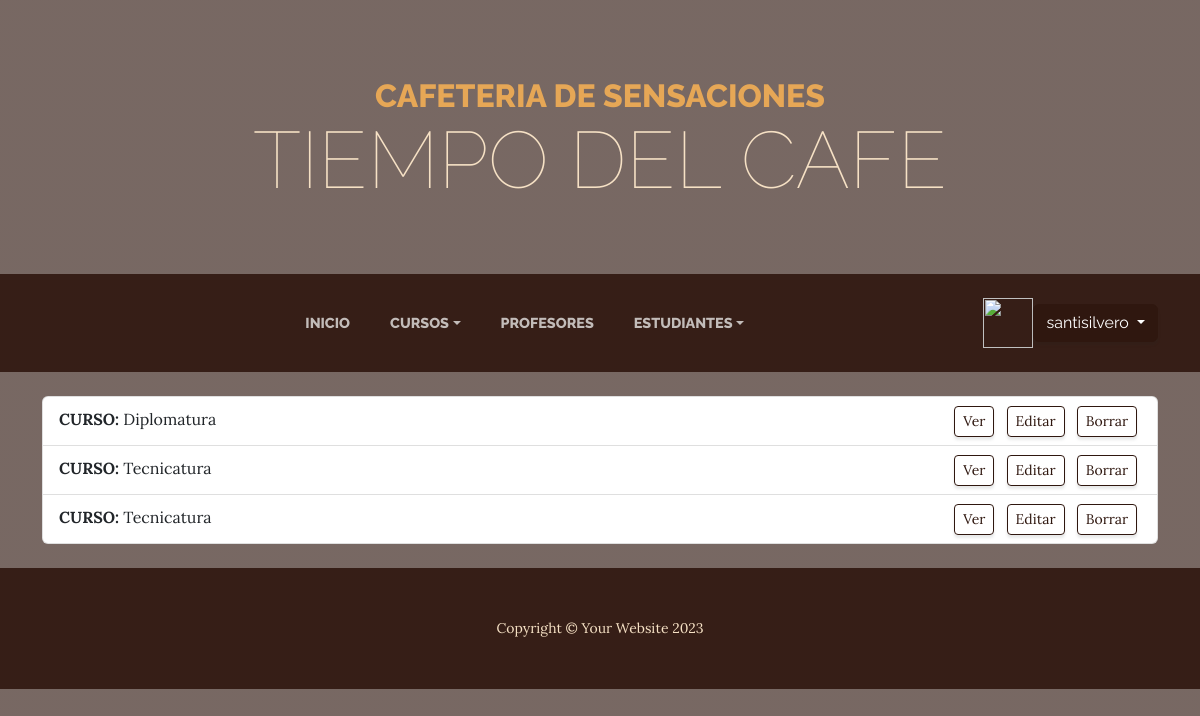
The app's page /clases/lista/ (signed in), older data.
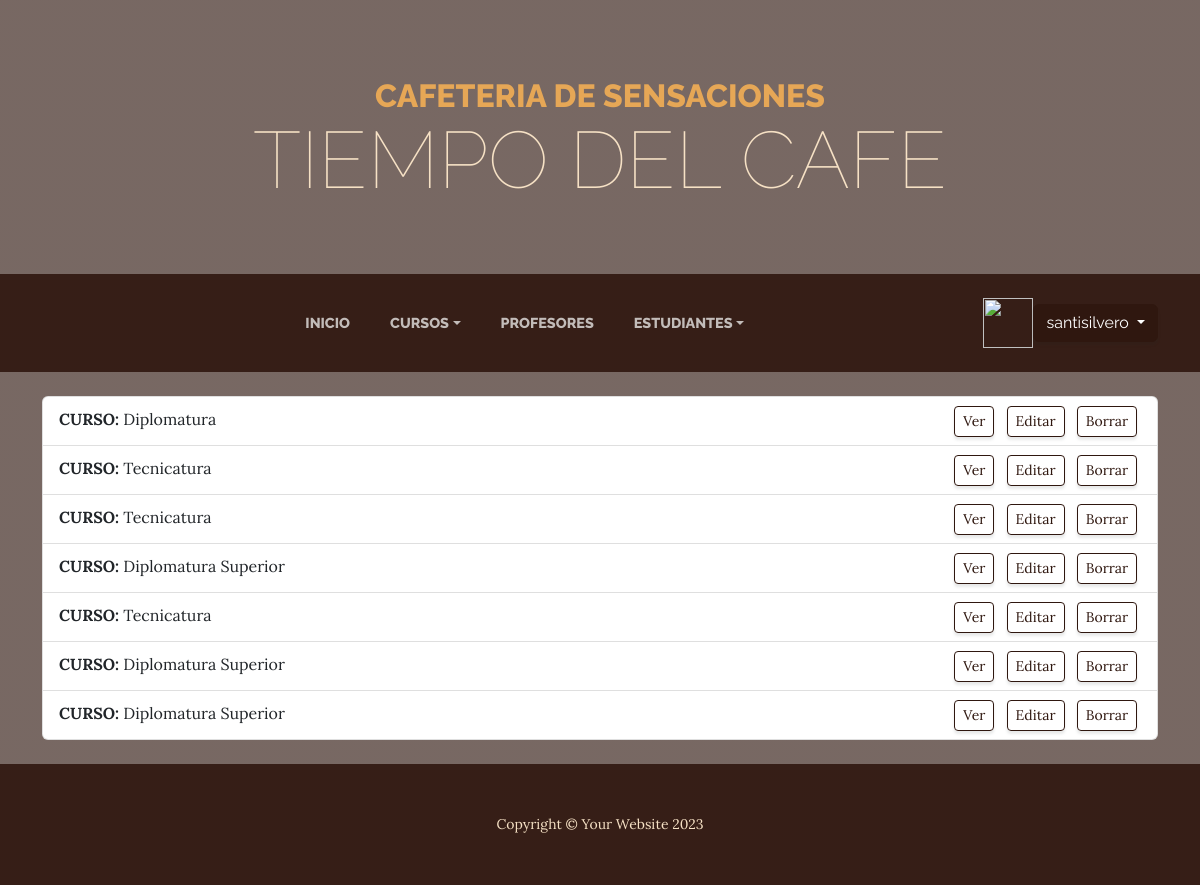
The same page, newer data.
### AppProyecto/models.py (models this page shows, shortened)
class Curso(models.Model):
    curso = models.CharField(max_length=40)
    camada = models.IntegerField()

### AppProyecto/views_clases.py (the view)
# urls.py: path('clases/lista/', views_clases.CursoListView.as_view(), name='List'),
class CursoListView(LoginRequiredMixin, ListView):
    model = Curso
    template_name = "AppProyecto/Vista_Clase/curso_list.html"
    def get(self, request, *args, **kwargs):
        response = super().get(request, *args, **kwargs)
        for curso in self.get_queryset():
            print(f"Curso: {curso.curso}, Camada: {curso.camada}")
        return response

### AppProyecto/templates/appproyecto/Vista_Clase/curso_list.html
{% extends "AppProyecto/padre.html" %}
{% block contenidoQueCambia %}
<div class="container mt-4">
    <ul class="list-group">
        {% for curso in object_list %}
        <li class="list-group-item d-flex justify-content-between align-items-center">
            <div>
                <p class="mb-1"><strong>CURSO:</strong> {{ curso.curso }}</p>
            </div>
            <div>
                <a href="{% url 'Detail' curso.id %}" class="btn btn-outline-secondary btn-sm mx-1">Ver</a>
                <a href="{% url 'Edit' curso.id %}" class="btn btn-outline-secondary btn-sm mx-1">Editar</a>
                <a href="{% url 'Delete' curso.id %}" class="btn btn-outline-secondary btn-sm mx-1">Borrar</a>
            </div>
        </li>
        {% endfor %}
    </ul>
</div>
<br>
{% endblock %}

Row changes from the older to the newer data that the page shows:
added Curso: curso "Diplomatura Superior"
added Curso: curso "Tecnicatura"
added Curso: curso "Diplomatura Superior"
added Curso: curso "Diplomatura Superior"
